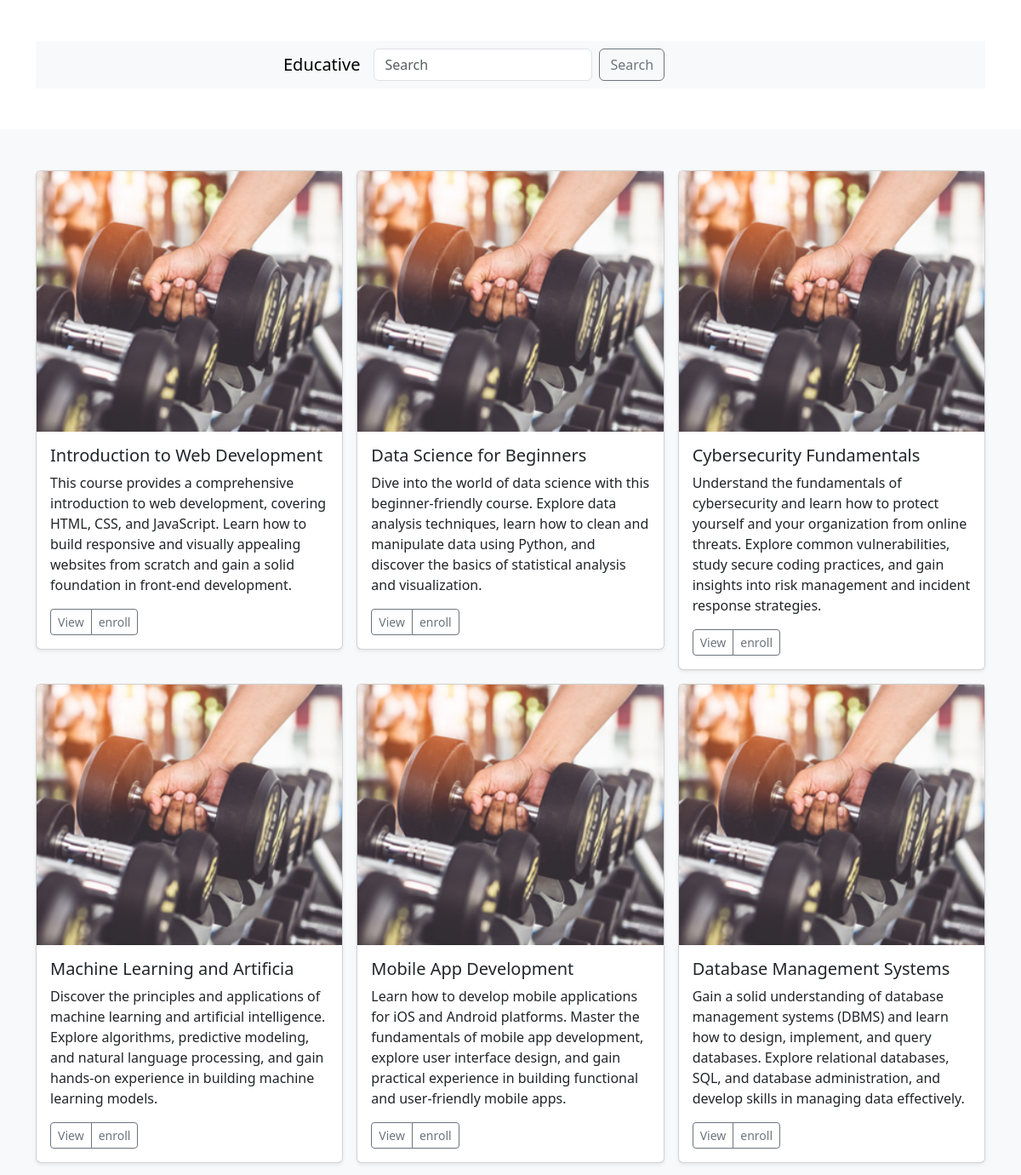
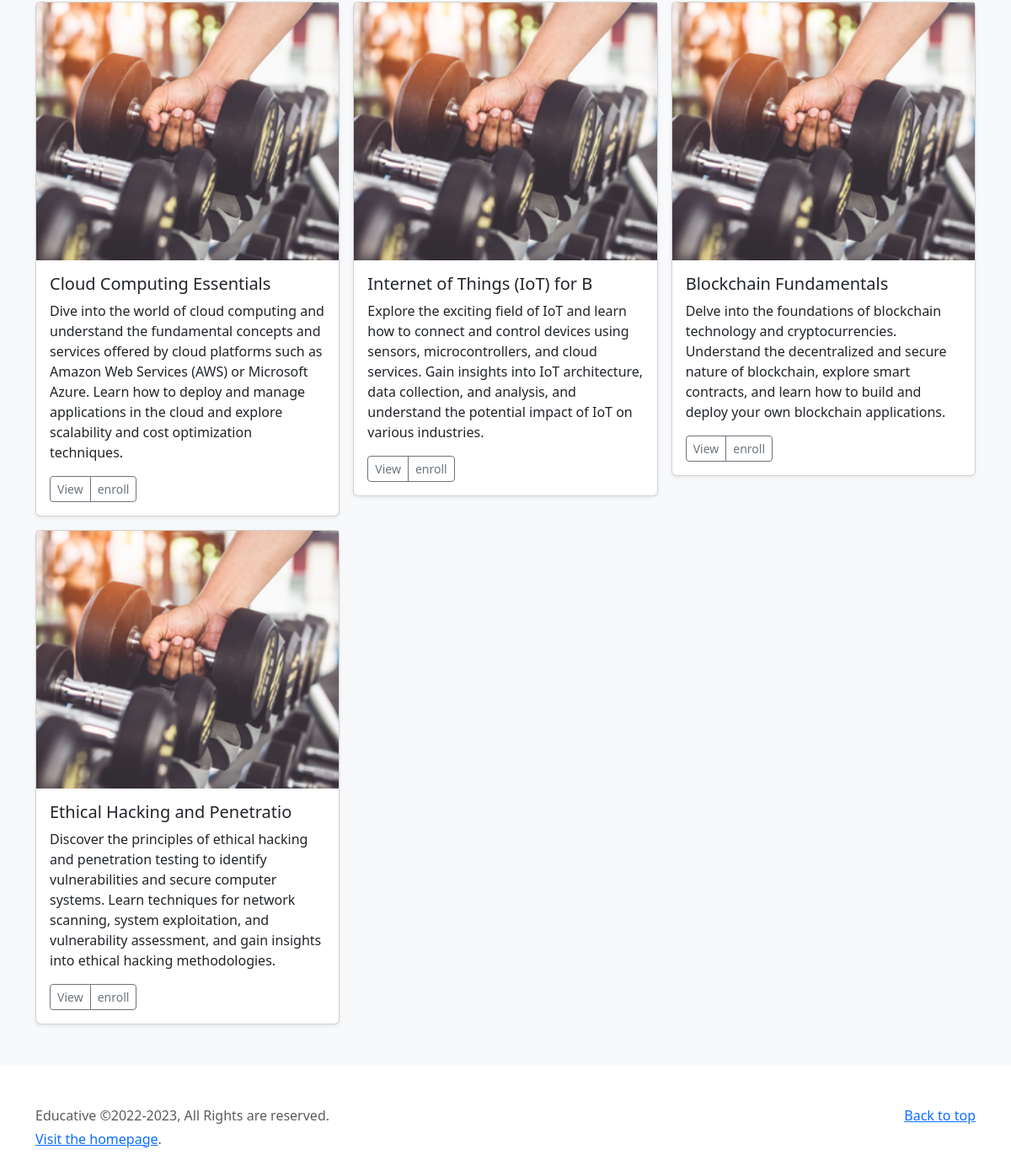
The page /Registration/courses on the database its author committed (2 pictures, top to bottom).
### Registration/models.py (models this page shows, shortened)
class thumnail(models.Model):
    product_id = models.AutoField
    playlist_name = models.TextField(max_length=30)
    Chapter_name = models.TextField(max_length=30)
    Topic_name = models.TextField(max_length=30)
    Thumnail_image = models.ImageField(upload_to="Registration/playlist/thumnail")
    Short_Desc = models.TextField(max_length=500)
    pub_date = models.DateField()

### Registration/views.py (the view)
# urls.py: path('courses' , views.courses , name='courses'),
def courses(request):
    Data = thumnail.objects.values( 'playlist_name', 'Chapter_name' , 'Topic_name' , 'Thumnail_image' ,'Short_Desc')
    param = {"Data" : Data }
    return render(request , "Registration/student/courses.html" , param)

### Registration/templates/Registration/student/courses.html (shortened to what this page needs)
{% extends 'Registration/basic.html' %}
  {% block navbar %}
  <header class="py-5 text-center container">
  <nav class="navbar navbar-expand-lg bg-body-tertiary  justify-content-center">
    <div class="container-fluid col-lg-6 col-md-8 mx-auto">
      <a class="navbar-brand " href="#">Educative</a>
      <div class="collapse navbar-collapse" id="navbarTogglerDemo03">
        <form class="d-flex" role="search">
          <input class="form-control me-2" type="search" placeholder="Search" aria-label="Search">
          <button class="btn btn-outline-secondary" type="submit">Search</button>
        </form>
      </div>
    </div>
  </nav>
  </header>
  {% endblock %}
{% block body %}
<main>
  <div class="album py-5 bg-light">
    <div class="container">
      <div class="row row-cols-1 row-cols-sm-2 row-cols-md-3 g-3">
        {% for i in Data %}
        <div class="col">
          <div class="card shadow-sm">
            <img src="{{i.Thumnail_image}}" alt=""/>
            <div class="card-body">
              <div class="card-text">
                <h5>{{ i.Chapter_name }}</h5>
                <p>{{i.Short_Desc}}</p>
              </div>
              <div class="d-flex justify-content-between align-items-center">
                <div class="btn-group">
                  <button type="button" class="btn btn-sm btn-outline-secondary">View</button>
                  <button type="button" class="btn btn-sm btn-outline-secondary">enroll</button>
                </div>
              </div>
            </div>
          </div>
        </div>
        {% endfor %}
      </div>
    </div>
  </div>
</main>
<footer class="text-muted py-5">
  <div class="container">
    <p class="float-end mb-1">
      <a href="#">Back to top</a>
    </p>
    <p class="mb-1">Educative &copy;2022-2023, All Rights are reserved.</p>
    <p class="mb-0"><a href="/">Visit the homepage</a>.</p>
  </div>
</footer>
{% endblock %}

### rows shown on the page
thumnail: Chapter_name "Introduction to Web Development", Short_Desc "This course provides a comprehensive introduction to web development, covering HTML, CSS, and JavaScript. Learn how to build responsive and visually appealing websites from scratch and gain a solid foundation in front-end development."
thumnail: Chapter_name "Data Science for Beginners", Short_Desc "Dive into the world of data science with this beginner-friendly course. Explore data analysis techniques, learn how to clean and manipulate data using Python, and discover the basics of statistical analysis and visualization."
thumnail: Chapter_name "Cybersecurity Fundamentals", Short_Desc "Understand the fundamentals of cybersecurity and learn how to protect yourself and your organization from online threats. Explore common vulnerabilities, study secure coding practices, and gain insights into risk management and incident response strategies."
thumnail: Chapter_name "Machine Learning and Artificia", Short_Desc "Discover the principles and applications of machine learning and artificial intelligence. Explore algorithms, predictive modeling, and natural language processing, and gain hands-on experience in building machine learning models."
thumnail: Chapter_name "Mobile App Development", Short_Desc "Learn how to develop mobile applications for iOS and Android platforms. Master the fundamentals of mobile app development, explore user interface design, and gain practical experience in building functional and user-friendly mobile apps."
thumnail: Chapter_name "Database Management Systems", Short_Desc "Gain a solid understanding of database management systems (DBMS) and learn how to design, implement, and query databases. Explore relational databases, SQL, and database administration, and develop skills in managing data effectively."
thumnail: Chapter_name "Cloud Computing Essentials", Short_Desc "Dive into the world of cloud computing and understand the fundamental concepts and services offered by cloud platforms such as Amazon Web Services (AWS) or Microsoft Azure. Learn how to deploy and manage applications in the cloud and explore scalability and cost optimization techniques."
thumnail: Chapter_name "Internet of Things (IoT) for B", Short_Desc "Explore the exciting field of IoT and learn how to connect and control devices using sensors, microcontrollers, and cloud services. Gain insights into IoT architecture, data collection, and analysis, and understand the potential impact of IoT on various industries."
thumnail: Chapter_name "Blockchain Fundamentals", Short_Desc "Delve into the foundations of blockchain technology and cryptocurrencies. Understand the decentralized and secure nature of blockchain, explore smart contracts, and learn how to build and deploy your own blockchain applications."
thumnail: Chapter_name "Ethical Hacking and Penetratio", Short_Desc "Discover the principles of ethical hacking and penetration testing to identify vulnerabilities and secure computer systems. Learn techniques for network scanning, system exploitation, and vulnerability assessment, and gain insights into ethical hacking methodologies."
